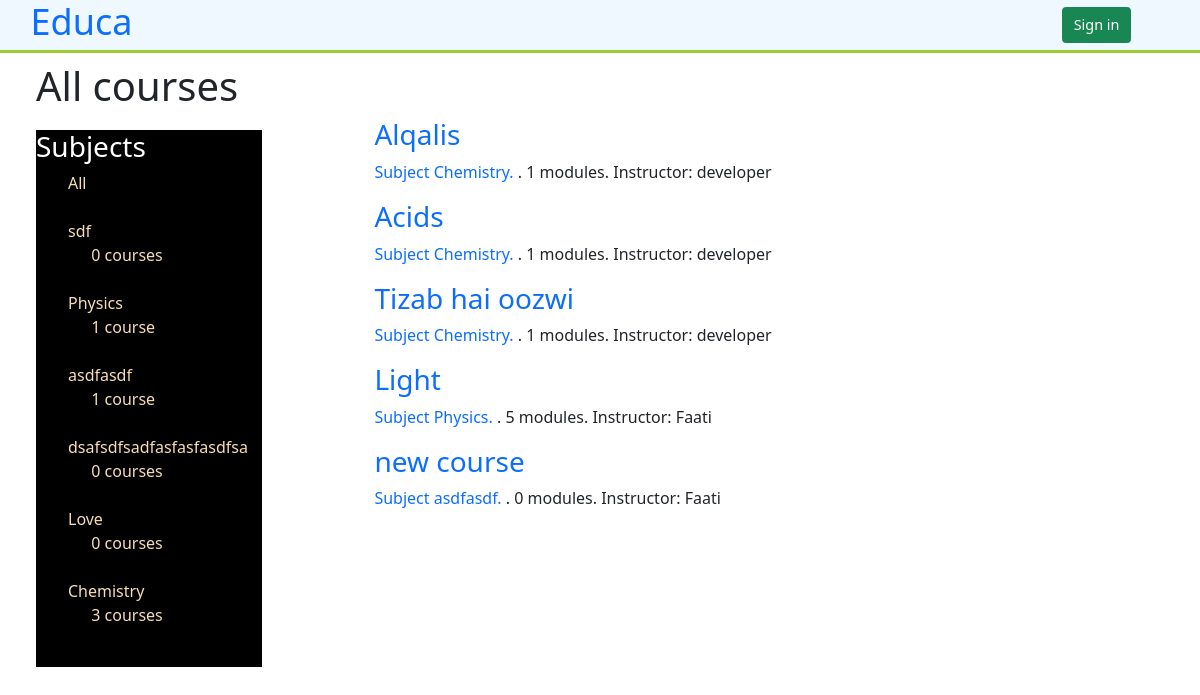
The page / on the database its author committed.
### course/models.py (models this page shows, shortened)
class Subject(models.Model):
    title = models.CharField(max_length=100)
    slug = models.SlugField(max_length=200,unique=True)
    owner = models.ForeignKey('auth.User',
                              on_delete=models.CASCADE,
                              related_name='subjects',
                              default=User.objects.get(username='sezar').id)
    description = models.TextField(null=True,blank=True)
    class Meta:
        ordering = [
            "title"
        ]
    def __str__(self) -> str:
        return "Subject {}.".format(self.title)

class Course(models.Model):
    instructor = models.ForeignKey("auth.User",
                                   on_delete=models.CASCADE,
                                   related_name="created_courses")
    subject = models.ForeignKey("Subject",
                                on_delete=models.CASCADE,
                                related_name="courses")
    students = models.ManyToManyField(User,
                                      related_name='enrolled_courses',
                                      blank=True)
    title = models.CharField(max_length=100)
    slug = models.SlugField(max_length=200,
                            unique=True)
    created = models.DateTimeField(auto_now_add=True)
    overview = models.TextField()
    class Meta:
        ordering = ["-created"]

### course/views.py (the view)
# urls.py: path('',cache_page(5)(ViewCourses.as_view()),name="view_courses"),
class ViewCourses(View, TemplateResponseMixin):
    template_name = "courses/course/public_list.html"
    def get(self, request, subject=None, *args, **kwargs):
        subjects = cache.get('all_subjects')
        if not subjects:
            subjects = Subject.objects.all().annotate(count_course=Count("courses"))
            cache.set('all_subjects',subjects)
        all_courses = Course.objects.annotate(amount_modules=Count('modules'))
        if subject:
            subject = get_object_or_404(Subject, slug=subject)
            key = f"subject_{subject.id}_courses"
            courses = cache.get(key)
            if not courses:
                courses = Course.objects.filter(subject=subject)
                cache.set(key,courses)
        else:
            courses = cache.get('all_courses')
            if not courses:
                courses = all_courses
                cache.set('all_courses',all_courses)
        courses = Course.objects.all().annotate(count_module=Count("modules"))
        return self.render_to_response(
            {"courses": courses, "subjects": subjects, "subject": subject}
        )

### templates/courses/course/public_list.html (shortened to what this page needs)
{% extends "base/base.html" %}
{%load cache%}
{% block body %}
    <h1>
    {% if subject %}
        {{ subject.title }} courses
    {% else %}
        All courses
    {% endif %}
    </h1>
    <div id="all">
    <div class="contentss">
        <h3>Subjects</h3>
        <ul id="modules">
            <li {% if not subject %}class="selected"{% endif %}>
                <a href="{% url "view_courses" %}">All</a>
            </li>
            <br>
            {% cache 100 diss %}
            {% for s in subjects %}
                <li {% if subject == s %}class="selected"{% endif %}>
                    <a href="{% url "subject_courses" s.slug %}">
                        {{ s.title }}
                        <br>
                        <span >
                            {{ s.count_course }} course{{ s.count_course|pluralize }}
                        </span>
                    </a>
                </li>
                <br>
            {% endfor %}
            {%endcache%}
    </ul>
    </div>
    <div class="module">
        {% for course in courses %}
            {% with subject=course.subject %}
            <h3>
                <a href="{% url "course_detail" course.slug %}">
                    {{ course.title }}
                </a>
            </h3>
                <p>
                    <a href="{% url "subject_courses" subject.slug %}">
                        {{ subject }}
                    </a>.
                    {{ course.count_module }} modules.
                    Instructor: {{ course.instructor.username }}
                </p>
            {% endwith %}
        {% endfor %}
    </div>
{% endblock %}

### templates/base/base.html (shortened to what this page needs)
<!DOCTYPE html>
{% load static %}
{% load allauth account %}
<html>
  <head>
    <link rel="stylesheet" href="{%static 'css/course/base.css'%}">
    <link rel="stylesheet" href="{% static 'boot/css/bootstrap.min.css' %}" />
    <link rel="stylesheet" href="{% static 'boot/css/bootstrap.css' %}" />
    <link rel="stylesheet" href="{% static 'boot/css/bootstrap.grid.css' %}" />
  </head>
  <body>
    {% include './header.html' %}
    <div id="content" >
      {% block body %}
      {% endblock %}
  </body>
</html>

### templates/base/header.html
<div class="d-flex" style="zoom:90%;background-color: aliceblue;display: block; border-bottom:4px solid yellowgreen; margin-bottom: 10px; ">
  <h1><a href="/" style="text-decoration: none; margin-left: 30%;margin-bottom: 0; padding: 0;" class="container flex-column justify-content-left text-primary mb-0">Educa</a></h1>
  {% if user.is_authenticated %}
    <dialog style="margin-top: 10%;background-color: aliceblue;border-radius: 10px;border: 1px solid black;box-shadow: 0px 0px 4px 6px lightblue;">
      <div class="container d-flex flex-column align-items-center">
        <h1 class="text text-primary">Are you sure to log out?</h1>
        <br />
        <form method="post" action="{% url 'account_logout' %}">
          {% csrf_token %}
          {% if redirect_field_value %}
            <input type="hidden" name="redirect_field_value" value="{{ redirect_field_value }}" />
          {% endif %}
          <button class="btn btn-primary"  type="button" onclick="document.querySelector('dialog').close()">Back</button>
          <input type="submit" class="btn btn-danger" value="Yes!" />
        </form>
      </div>
    </dialog>
    <button class="btn btn-success mb-2 mt-2 z-10" style="margin-left: 77%;" type="button" onclick="document.querySelector('dialog').showModal()">Logout</button>
  {% else %}
    <a class="btn btn-success mb-2 mt-2 z-10" style="margin-left: 80%;margin-top: 1%;" href="{% url 'account_login' %}" class="text-success">Sign in</a>
  {% endif %}
</div>

### static/css/course/base.css (style rules this page uses)
a { text-decoration: none; }
#content { margin-left: 3%; margin-right: 3%; }
li { list-style-type: none; }

### templates/courses/course/public_list.html (style rules this page uses)
.contentss { background-color: black; color: white; width: 20%; margin-top: 1%; }
#all { display: flex; }
.module { margin-left: 10%; }
.selected { background-color: ; }
a { text-decoration: none; }
#modules span { margin-left: 12%; }
#modules a { color: wheat; }

### rows shown on the page
Subject: title "sdf", count_course "0"
Subject: title "Physics", count_course "1"
Subject: title "asdfasdf", count_course "1"
Subject: title "dsafsdfsadfasfasfasdfsa", count_course "0"
Subject: title "Love", count_course "0"
Subject: title "Chemistry", count_course "3"
Course: title "Alqalis", subject "Subject Chemistry.", count_module "1", instructor.username "developer"
Course: title "Acids", subject "Subject Chemistry.", count_module "1", instructor.username "developer"
Course: title "Tizab hai oozwi", subject "Subject Chemistry.", count_module "1", instructor.username "developer"
Course: title "Light", subject "Subject Physics.", count_module "5", instructor.username "Faati"
Course: title "new course", subject "Subject asdfasdf.", count_module "0", instructor.username "Faati"
